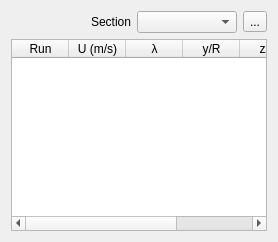
      <widget class="QWidget" name="tabTestPlan">
       <attribute name="title">
        <string>Test Plan</string>
       </attribute>
       <layout class="QGridLayout" name="gridLayout_9">
        <item row="0" column="0">
         <widget class="QLabel" name="label_32">
          <property name="text">
           <string>Section</string>
          </property>
          <property name="alignment">
           <set>Qt::AlignRight|Qt::AlignTrailing|Qt::AlignVCenter</set>
          </property>
         </widget>
        </item>
        <item row="0" column="1">
         <widget class="QComboBox" name="comboBox_testPlanSection">
          <property name="maximumSize">
           <size>
            <width>100</width>
            <height>16777215</height>
           </size>
          </property>
         </widget>
        </item>
        <item row="0" column="2">
         <widget class="QToolButton" name="toolButtonOpenSection">
          <property name="text">
           <string>...</string>
          </property>
         </widget>
        </item>
        <item row="1" column="0" colspan="3">
         <widget class="QTableWidget" name="tableWidgetTestPlan">
          <property name="verticalScrollBarPolicy">
           <enum>Qt::ScrollBarAsNeeded</enum>
          </property>
          <property name="horizontalScrollBarPolicy">
           <enum>Qt::ScrollBarAsNeeded</enum>
          </property>
          <property name="editTriggers">
           <set>QAbstractItemView::NoEditTriggers</set>
          </property>
          <property name="alternatingRowColors">
           <bool>false</bool>
          </property>
          <property name="selectionMode">
           <enum>QAbstractItemView::NoSelection</enum>
          </property>
          <property name="textElideMode">
           <enum>Qt::ElideMiddle</enum>
          </property>
          <attribute name="horizontalHeaderDefaultSectionSize">
           <number>57</number>
          </attribute>
          <attribute name="horizontalHeaderMinimumSectionSize">
           <number>20</number>
          </attribute>
          <attribute name="horizontalHeaderStretchLastSection">
           <bool>false</bool>
          </attribute>
          <attribute name="verticalHeaderVisible">
           <bool>false</bool>
          </attribute>
          <attribute name="verticalHeaderDefaultSectionSize">
           <number>15</number>
          </attribute>
          <attribute name="verticalHeaderHighlightSections">
           <bool>false</bool>
          </attribute>
          <attribute name="verticalHeaderMinimumSectionSize">
           <number>15</number>
          </attribute>
          <attribute name="verticalHeaderStretchLastSection">
           <bool>false</bool>
          </attribute>
          <column>
           <property name="text">
            <string>Run</string>
           </property>
          </column>
          <column>
           <property name="text">
            <string>U (m/s)</string>
           </property>
          </column>
          <column>
           <property name="text">
            <string>λ</string>
           </property>
          </column>
          <column>
           <property name="text">
            <string>y/R</string>
           </property>
          </column>
          <column>
           <property name="text">
            <string>z/H</string>
           </property>
          </column>
          <column>
           <property name="text">
            <string>Done?</string>
           </property>
          </column>
         </widget>
        </item>
       </layout>
      </widget>
